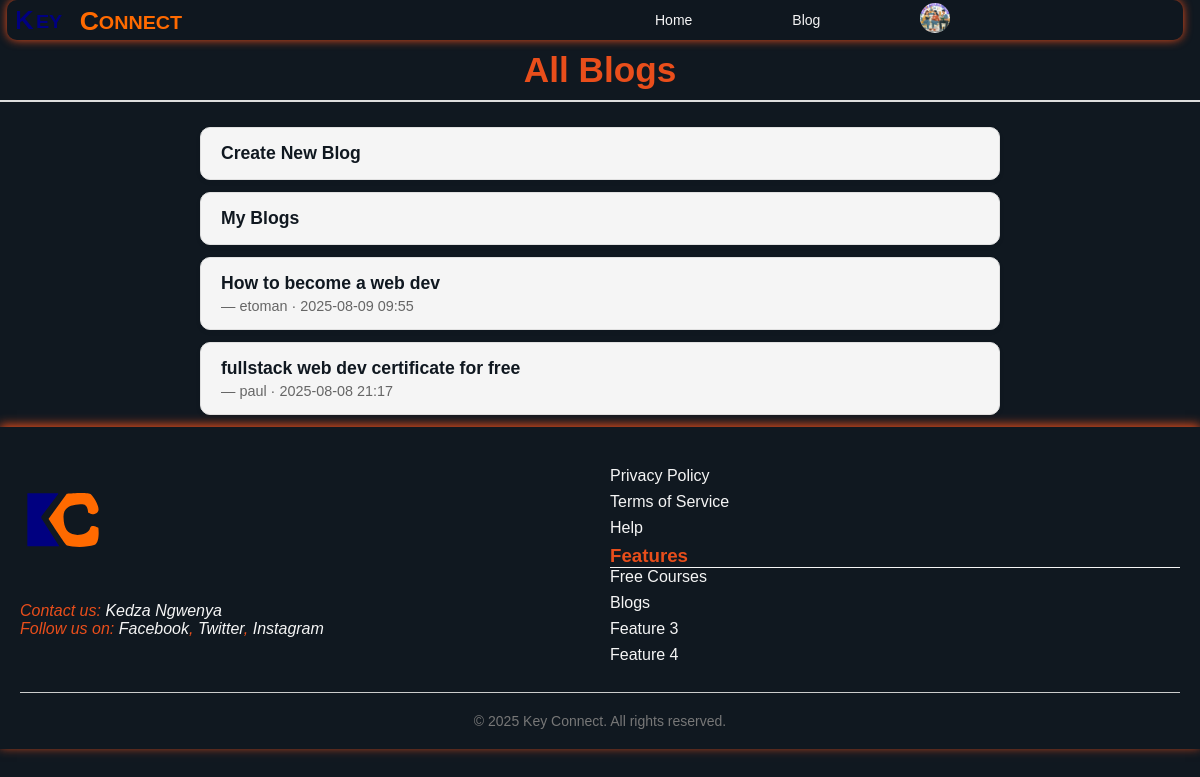
Page /blog/ (signed in) on the committed database.
### keyConnectapp/models.py (models this page shows, shortened)
class Profile(models.Model):
    user = models.OneToOneField(settings.AUTH_USER_MODEL, on_delete=models.CASCADE)
    display_name = models.CharField(max_length=100, blank=True)
    avatar = models.ImageField(upload_to="avatars/", blank=True, null=True)
    bio = models.TextField(blank=True)
    personal_details = models.TextField(blank=True)  # ✅ New field

class Blog(models.Model):
    author = models.ForeignKey(
        settings.AUTH_USER_MODEL,
        on_delete=models.CASCADE,
        related_name="blogs"
    )
    title = models.CharField(max_length=200)
    short_description = models.CharField(max_length=300, blank=True)
    image = models.ImageField(upload_to="blog_images/", blank=True, null=True)
    icon = models.ImageField(upload_to="blog_icons/", blank=True, null=True)
    content = models.TextField()
    created_at = models.DateTimeField(auto_now_add=True)
    views = models.PositiveIntegerField(default=0)
    is_top = models.BooleanField(default=False)# Tracks number of views
    class Meta:
        ordering = ["-created_at"]

### keyConnectapp/views.py (the view)
# urls.py: path('blog/', views.blog_view, name='blog'),                # ← list page
def blog_view(request):
    blogs = Blog.objects.all()  # Get all blogs for everyone to see
    return render(request, 'keyConnectapp/blog.html', {'blogs': blogs})

### keyConnectapp/context_processors.py (called while the page is built)
def user_profile(request):
    if request.user.is_authenticated:
        try:
            profile = Profile.objects.get(user=request.user)
        except Profile.DoesNotExist:
            profile = None
    else:
        profile = None
    return {'nav_profile': profile}

### keyConnectapp/templates/keyConnectapp/blog.html (shortened to what this page needs)
{% extends "base.html" %}
{% block content %}
<h1 class="blog-head">All Blogs</h1>
<ul class="blog-list">
    {% if user.is_authenticated %}
        <li class="blog-item"><a href="{% url 'create_blog' %}">Create New Blog</a></li>
        <li class="blog-item"><a href="#">My Blogs</a></li>
    {% endif %}
    {% for blog in blogs %}
        <li class="blog-item">
            <a href="{% url 'blog_detail' blog.id %}">{{ blog.title }}</a>
            — {{ blog.author.username }} · {{ blog.created_at|date:"Y-m-d H:i" }}
        </li>
    {% empty %}
        <li class="blog-item">No blogs available.</li>
    {% endfor %}
</ul>
{% endblock %}

### templates/base.html (shortened to what this page needs)
<!DOCTYPE html>
<html>
<head>
    {% load static %}
    <link rel="stylesheet" href="{% static 'keyConnectapp/style.css' %}">
</head>
<body>
    <header class="main-header">
        <nav class="navbar">
            <img class="logo" src="{% static 'keyConnectapp/images/logooo.svg' %}" alt="Logo" />
            <ul class="nav-links">
                <li><a href="{% url 'home' %}">Home</a></li>
                <li><a href="{% url 'blog' %}">Blog</a></li>
                {% if user.is_authenticated %}
                <li class="profile-dropdown">
                    <img src="{% if nav_profile and nav_profile.avatar %}{{ nav_profile.avatar.url }}{% else %}{% static 'images/default_avatar.png' %}{% endif %}"
                        alt="Profile" class="nav-profile-pic" />
                </li>
                {% else %}
                <li><a href="{% url 'login' %}">Login</a></li>
                <li><a href="{% url 'register' %}"><span class="sign-up">Register</span></a></li>
                {% endif %}
            </ul>
        </nav>
    </header>
    <main>
        {% block content %}{% endblock %}
    </main>
    <footer>
        <div class="footer-container">
            <address class="footer-left">
                <div class="footer-logo">
                    <img class="logo" src="{% static 'keyConnectapp/images/KEY-CONNECT.svg' %}" alt="Logo">
                </div>
                <p>Contact us: <a href="mailto:kedzangwenya@gmail.com">Kedza Ngwenya</a></p>
                <p>Follow us on:
                    <a href="https://www.facebook.com/keyconnect">Facebook</a>,
                    <a href="https://www.twitter.com/keyconnect">Twitter</a>,
                    <a href="https://www.instagram.com/keyconnect">Instagram</a>
                </p>
            </address>
            <div class="footer-right">
                <nav class="footer-nav">
                    <ul>
                        <li><a href="#">Privacy Policy</a></li>
                        <li><a href="#">Terms of Service</a></li>
                        <li><a href="#">Help</a></li>
                    </ul>
                </nav>
                <div class="feature">
                    <h3>Features</h3>
                    <ul>
                        <li><a href="#">Free Courses</a></li>
                        <li><a href="#">Blogs</a></li>
                        <li><a href="#">Feature 3</a></li>
                        <li><a href="#">Feature 4</a></li>
                    </ul>
                </div>
            </div>
        </div>
        <div class="footer-bottom">
            <p>&copy; 2025 Key Connect. All rights reserved.</p>
        </div>
    </footer>
</body>
</html>

### keyConnectapp/static/keyConnectapp/style.css (style rules this page uses)
* { margin: 0; padding: 0; box-sizing: border-box; font-family: 'Arial', 'roboto'; }
:root { --background-color1: #ffb400; --background-color2: #e94e1b; --text-color: #2b2b2b; --rich-black: #101820; --rich-black2: #10182085; --text-color2: #f5f5f5; --test-color1: #ff6a00; }
body { background-color: var(--rich-black); }
.main-header { width: 98%; height: 40px; background-color: var(--rich-black2); display: flex; align-items: center; padding: 0 10px; margin: auto; border-radius: 10px; box-shadow: 0 0 10px var(--background-color2); position: fixed; top: 0; left: 7px; z-index: 1000; }
.navbar { width: 100%; display: flex; justify-content: space-between; align-items: center; }
.logo { height: 5%; width: 15%; }
.nav-links { list-style: none; display: flex; align-items: center; gap: 100px; margin: 0; width: 50%; padding: 0 5px 0 60px; }
.nav-links li { position: relative; }
.nav-links a { text-decoration: none; color: var(--text-color2); font-size: 14px; }
.nav-profile-pic { height: 30px; width: 30px; border-radius: 50%; cursor: pointer; object-fit: cover; aspect-ratio: 1 / 1; margin: 2 0 0 10px; }
.profile-dropdown { position: relative; }
:root { --cards-visible: 3; --gap: 20px; --card-height: 320px; }
footer { background-color: var(--rich-black); padding: 40px 20px 20px; font-family: sans-serif; box-shadow: 0 -2px 10px var(--background-color2); }
.feature h3 { color: var(--background-color2); border-bottom: 1px solid var(--text-color2); }
.footer-container { display: flex; justify-content: space-between; flex-wrap: wrap; gap: 20px; border-bottom: 1px solid #ccc; padding-bottom: 20px; }
.footer-container p { color: var(--background-color2); }
.footer-left, .footer-right { flex: 1; min-width: 250px; }
.footer-logo img { max-width: 120px; margin-bottom: 10px; }
.footer-nav ul, .feature ul { list-style: none; padding: 0; }
.footer-nav ul li, .feature ul li { margin-bottom: 8px; }
.footer-nav a, .feature a, address a { color: var(--text-color2); text-decoration: none; }
.footer-bottom { text-align: center; margin-top: 20px; font-size: 14px; color: #777; }
.blog-head { text-align: center; font-size: 2.2rem; margin-bottom: 25px; color: var(--background-color2); border-bottom: 2px solid #ddd; padding-bottom: 10px; margin-top: 50px; }
.blog-list { list-style: none; padding: 0; max-width: 800px; margin: 0 auto; }
.blog-item { background-color: var(--text-color2); border: 1px solid #e0e0e0; border-radius: 10px; padding: 15px 20px; margin-bottom: 12px; box-shadow: 0 2px 6px rgba(0,0,0,0.04); transition: background-color 0.3s; font-size: 1rem; }
.blog-item a { font-size: 1.1rem; color: var(--rich-black); font-weight: 600; text-decoration: none; }
.blog-item { display: flex; flex-direction: column; gap: 4px; color: #666; font-size: 0.9rem; }

### rows in the picture
Profile: avatar (picture)
Blog: title "How to become a web dev", author.username "etoman", created_at "2025-08-09 09:55"
Blog: title "fullstack web dev certificate for free", author.username "paul", created_at "2025-08-08 21:17"
